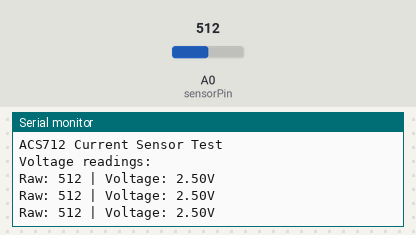
The sketch below on a simulated Arduino Uno, built with avr-gcc and run on an emulated ATmega328P. On the bench: the last lines printed to the serial monitor. Inputs (shaded band) come from the test bench; at power-on: A0 (sensorPin) = 512.

Above: at 1.3 s.
1.4 s: A0 (sensorPin) set to 716
At 1.9 s:
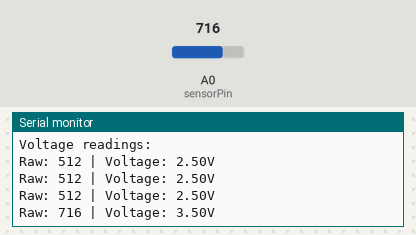
2.9 s: A0 (sensorPin) set to 900
At 3.4 s:
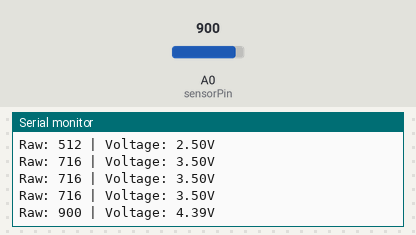
Timing chart, 0 to 5.9 s (numbered marks = the images above; inputs shaded):
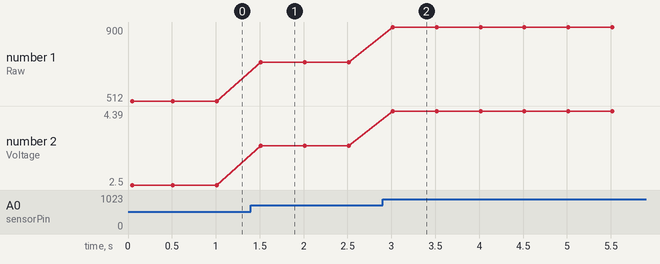

Measured:
- after the input at 1.4 s, the serial monitor: prints a new line after 0.11 s (image 1)
- after the input at 2.9 s, the serial monitor: prints a new line after 0.11 s (image 2)
- plotted number 1: 512 → 716 after the input at 1.4 s, 716 → 900 after the input at 2.9 s
- plotted number 2: 2.5 → 3.5 after the input at 1.4 s, 3.5 → 4.39 after the input at 2.9 s

The sketch:

ACS712_Voltage_Reader.ino
```cpp
const int sensorPin = A0;

void setup() {
  Serial.begin(9600);
  Serial.println("ACS712 Current Sensor Test");
  Serial.println("Voltage readings:");
}

void loop() {
  int rawValue = analogRead(sensorPin);
  float voltage = (rawValue / 1024.0) * 5.0;
  Serial.print("Raw: ");
  Serial.print(rawValue);
  Serial.print(" | Voltage: ");
  Serial.print(voltage);
  Serial.println("V");
  delay(500);
}
```
